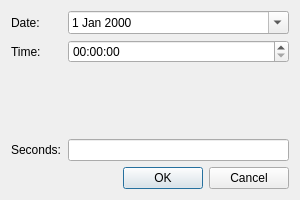
<?xml version="1.0" encoding="UTF-8"?>
<ui version="4.0">
 <class>CurrentTime</class>
 <widget class="QDialog" name="CurrentTime">
  <property name="geometry">
   <rect>
    <x>0</x>
    <y>0</y>
    <width>300</width>
    <height>200</height>
   </rect>
  </property>
  <property name="minimumSize">
   <size>
    <width>300</width>
    <height>200</height>
   </size>
  </property>
  <property name="windowTitle">
   <string>Current Time</string>
  </property>
  <layout class="QVBoxLayout" name="verticalLayout">
   <item>
    <layout class="QGridLayout" name="gridLayout">
     <item row="3" column="1">
      <widget class="QLineEdit" name="epochLineEdit">
       <property name="readOnly">
        <bool>true</bool>
       </property>
      </widget>
     </item>
     <item row="1" column="1">
      <widget class="QTimeEdit" name="timeEdit">
       <property name="displayFormat">
        <string>hh:mm:ss</string>
       </property>
       <property name="calendarPopup">
        <bool>true</bool>
       </property>
      </widget>
     </item>
     <item row="1" column="0">
      <widget class="QLabel" name="timeLabel">
       <property name="text">
        <string>Time:</string>
       </property>
      </widget>
     </item>
     <item row="0" column="0">
      <widget class="QLabel" name="dateLabel">
       <property name="text">
        <string>Date:</string>
       </property>
      </widget>
     </item>
     <item row="0" column="1">
      <widget class="QDateEdit" name="dateEdit">
       <property name="minimumDate">
        <date>
         <year>1970</year>
         <month>1</month>
         <day>1</day>
        </date>
       </property>
       <property name="calendarPopup">
        <bool>true</bool>
       </property>
      </widget>
     </item>
     <item row="3" column="0">
      <widget class="QLabel" name="epochLabel">
       <property name="text">
        <string>Seconds:</string>
       </property>
      </widget>
     </item>
     <item row="2" column="1">
      <spacer name="verticalSpacer">
       <property name="orientation">
        <enum>Qt::Vertical</enum>
       </property>
       <property name="sizeHint" stdset="0">
        <size>
         <width>20</width>
         <height>40</height>
        </size>
       </property>
      </spacer>
     </item>
    </layout>
   </item>
   <item>
    <layout class="QHBoxLayout" name="horizontalLayout">
     <item>
      <spacer name="horizontalSpacer">
       <property name="orientation">
        <enum>Qt::Horizontal</enum>
       </property>
       <property name="sizeHint" stdset="0">
        <size>
         <width>40</width>
         <height>20</height>
        </size>
       </property>
      </spacer>
     </item>
     <item>
      <widget class="QPushButton" name="applyButton">
       <property name="text">
        <string>OK</string>
       </property>
      </widget>
     </item>
     <item>
      <widget class="QPushButton" name="cancelButton">
       <property name="text">
        <string>Cancel</string>
       </property>
      </widget>
     </item>
    </layout>
   </item>
  </layout>
 </widget>
 <resources/>
 <connections/>
</ui>
